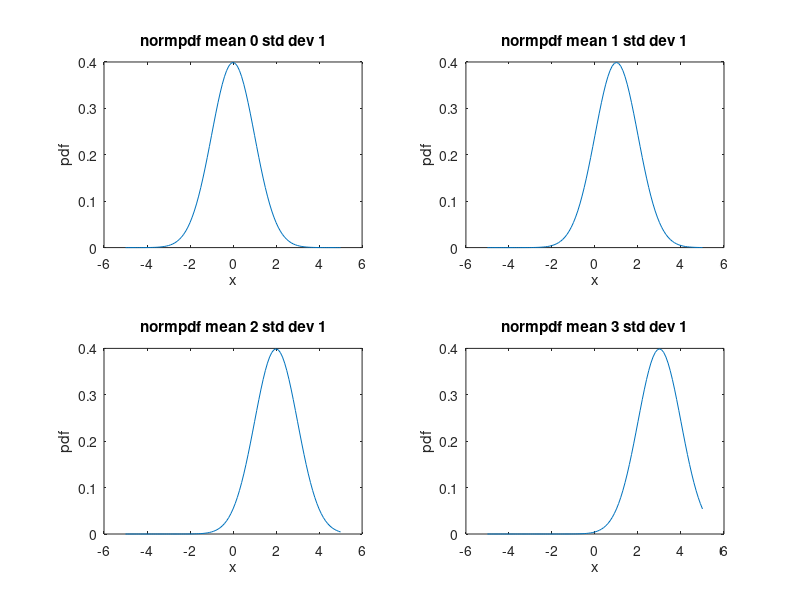

The MATLAB source for this figure:
close all;
pkg load statistics;
x=-5:0.1:5;
y=normpdf(x,0,1);
subplot(2,2,1);
plot(x,y);
xlabel('x');
ylabel('pdf');
title('normpdf mean 0 std dev 1');
y=normpdf(x,1,1);
subplot(2,2,2);
plot(x,y);
xlabel('x');
ylabel('pdf');
title('normpdf mean 1 std dev 1');
y=normpdf(x,2,1)
subplot(2,2,3);
plot(x,y);
xlabel('x');
ylabel('pdf');
title('normpdf mean 2 std dev 1');
y=normpdf(x,3,1);
subplot(2,2,4);
plot(x,y);
xlabel('x');
ylabel('pdf');
title('normpdf mean 3 std dev 1');
